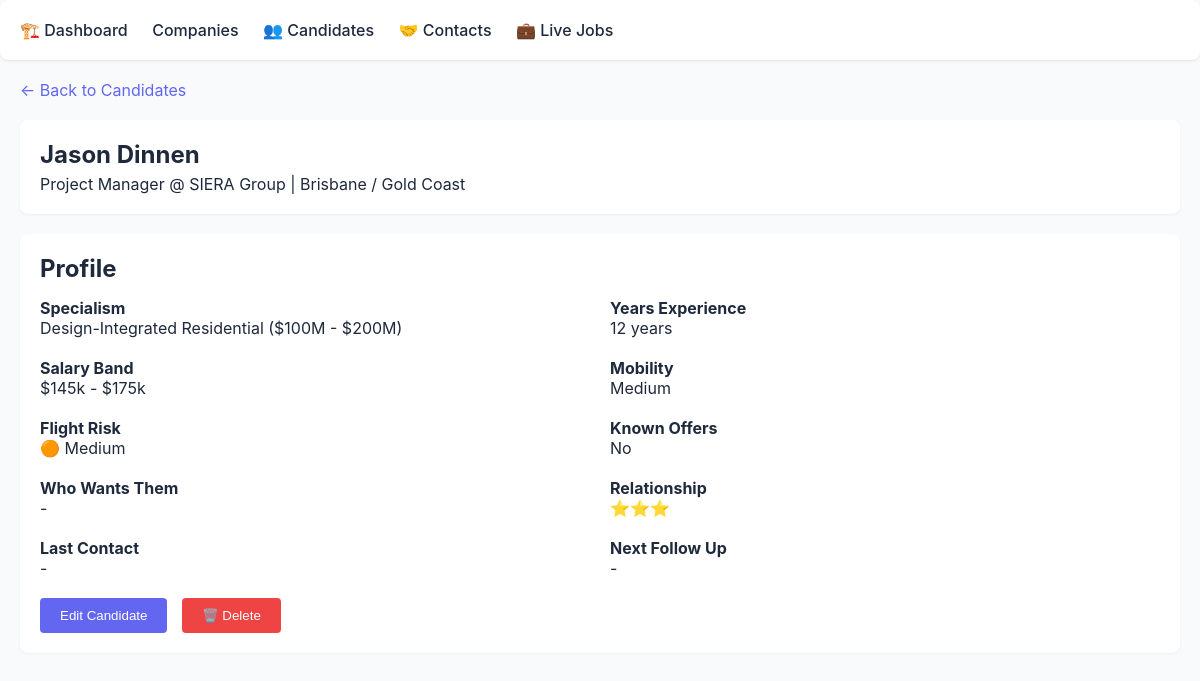
/candidate/2, run on the app's committed database.
### tables this page shows
CREATE TABLE candidates (
            id INTEGER PRIMARY KEY,
            name TEXT UNIQUE NOT NULL,
            current_company TEXT,
            title TEXT,
            specialism TEXT,
            years_experience INTEGER,
            salary_band TEXT,
            location TEXT,
            mobility TEXT,
            flight_risk TEXT,
            known_offers TEXT,
            who_wants_them TEXT,
            relationship_score INTEGER DEFAULT 1,
            last_contact DATE,
            next_follow_up DATE,
            notes TEXT,
            created_at TIMESTAMP DEFAULT CURRENT_TIMESTAMP,
            updated_at TIMESTAMP DEFAULT CURRENT_TIMESTAMP
        );

### app.py (the view)
@app.route('/candidate/<int:candidate_id>')
def candidate_detail(candidate_id):
    db = get_db()
    cursor = db.cursor()
    cursor.execute('SELECT * FROM candidates WHERE id = ?', (candidate_id,))
    candidate = cursor.fetchone()
    if not candidate:
        return redirect(url_for('candidates_list'))
    db.close()
    return render_template('candidate_detail.html', candidate=candidate)

### app.py (called while the page is built)
def get_db():
    db = sqlite3.connect(app.config['DATABASE'])
    db.row_factory = sqlite3.Row
    return db

### templates/candidate_detail.html (shortened to what this page needs)
{% extends "base.html" %}
{% block content %}
<div style="margin-bottom: 20px;">
  <a href="/candidates">&larr; Back to Candidates</a>
</div>
<div class="header">
  <h1>{{ candidate.name }}</h1>
  <p>{{ candidate.title }} @ {{ candidate.current_company or 'TBD' }} | {{ candidate.location }}</p>
</div>
<div style="background: white; padding: 20px; border-radius: 8px; margin-bottom: 20px; box-shadow: 0 1px 3px rgba(0,0,0,0.05);">
  <h2>Profile</h2>
  <div style="display: grid; grid-template-columns: 1fr 1fr; gap: 20px; margin-top: 15px;">
    <div>
      <h4>Specialism</h4>
      <p>{{ candidate.specialism or '-' }}</p>
    </div>
    <div>
      <h4>Years Experience</h4>
      <p>{{ candidate.years_experience or '-' }} years</p>
    </div>
    <div>
      <h4>Salary Band</h4>
      <p>{{ candidate.salary_band or '-' }}</p>
    </div>
    <div>
      <h4>Mobility</h4>
      <p>{{ candidate.mobility or '-' }}</p>
    </div>
    <div>
      <h4>Flight Risk</h4>
      <p>
        {% if candidate.flight_risk == 'High' %}
          🔴 {{ candidate.flight_risk }}
        {% elif candidate.flight_risk == 'Medium' %}
          🟠 {{ candidate.flight_risk }}
        {% else %}
          🟢 {{ candidate.flight_risk or '-' }}
        {% endif %}
      </p>
    </div>
    <div>
      <h4>Known Offers</h4>
      <p>{{ candidate.known_offers or '-' }}</p>
    </div>
    <div>
      <h4>Who Wants Them</h4>
      <p>{{ candidate.who_wants_them or '-' }}</p>
    </div>
    <div>
      <h4>Relationship</h4>
      <p>
        {% for i in range(candidate.relationship_score) %}⭐{% endfor %}
      </p>
    </div>
    <div>
      <h4>Last Contact</h4>
      <p>{{ candidate.last_contact or '-' }}</p>
    </div>
    <div>
      <h4>Next Follow Up</h4>
      <p>{{ candidate.next_follow_up or '-' }}</p>
    </div>
  </div>
  <div style="margin-top: 20px;">
    <button class="btn" onclick="showEditForm()">Edit Candidate</button>
    <button class="btn" style="background: #ef4444; margin-left: 10px;" onclick="showDeleteConfirm()">🗑️ Delete</button>
  </div>
</div>
{% endblock %}

### templates/base.html (style rules this page uses)
* { margin: 0; padding: 0; box-sizing: border-box; }
body { font-family: -apple-system, BlinkMacSystemFont, 'Segoe UI', Roboto, sans-serif; background: #f8fafc; color: #1e293b; }
.header { background: white; padding: 20px; border-radius: 8px; margin-bottom: 20px; box-shadow: 0 1px 3px rgba(0,0,0,0.05); }
.header h1 { font-size: 24px; margin-bottom: 5px; }
a { color: #6366f1; text-decoration: none; }
.btn { background: #6366f1; color: white; padding: 10px 20px; border: none; border-radius: 4px; cursor: pointer; font-weight: 500; }

### data on the page
candidates: name "Jason Dinnen", title "Project Manager", current_company "SIERA Group", location "Brisbane / Gold Coast", specialism "Design-Integrated Residential ($100M - $200M)", years_experience "12", salary_band "$145k - $175k", mobility "Medium", flight_risk "Medium", known_offers "No", who_wants_them "-", relationship_score 3 (drawn)

### other printed values
{{ candidate.last_contact or '-' }} "-"
{{ candidate.next_follow_up or '-' }} "-"
